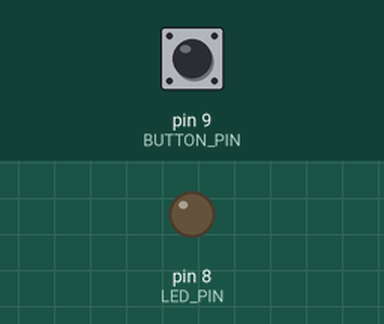
Simulated run of this sketch. Board: Arduino Uno, built with avr-gcc and run on an emulated ATmega328P. Shown: output pins drawn as LEDs (lit = HIGH). Inputs (shaded band) come from the test bench; at power-on: pin 9 (BUTTON_PIN) HIGH.

Above: at 0.8 s.
0.9 s: pin 9 (BUTTON_PIN) pulled LOW for 0.15 s
At 1.4 s:
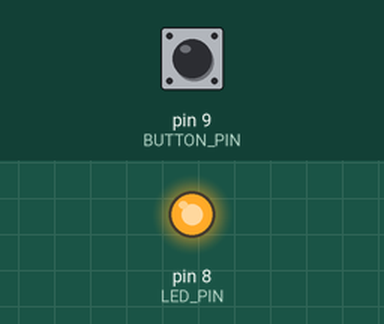
2.5 s: pin 9 (BUTTON_PIN) pulled LOW for 1 s
At 3.9 s:
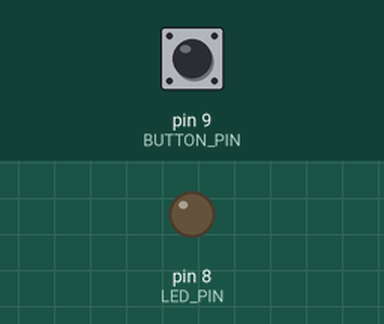
5.0 s: pin 9 (BUTTON_PIN) pulled LOW for 3.2 s
At 5.7 s:
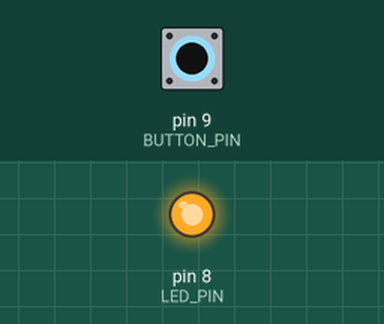
Timing chart, 0 to 8.0 s (numbered marks = the images above; inputs shaded):
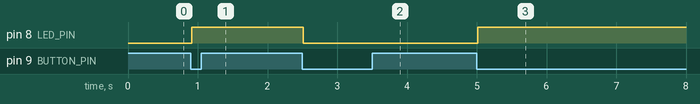

The sketch:

anti_bounce.ino
```cpp
#include <avr/io.h>
#include <util/delay.h>

#define LED_PIN    PB0  // Светодиод (ножка 5)
#define BUTTON_PIN PB1  // Кнопка (ножка 6)

int main(void) {
    // Настройка портов
    DDRB |= (1 << LED_PIN);     // PB0 на выход
    DDRB &= ~(1 << BUTTON_PIN); // PB1 на вход
    PORTB |= (1 << BUTTON_PIN); // Включаем внутреннюю подтяжку PULL-UP

    uint8_t history = 0xFF;     // История состояний (по умолчанию 1 — кнопка отжата)
    uint8_t button_pressed = 0; // Флаг зафиксированного нажатия

    while (1) {
        // 1. Сдвигаем историю влево и записываем текущее состояние пина в младший бит
        // (1 — кнопка отжата, 0 — занулена на GND)
        history = (history << 1) | ((PINB >> BUTTON_PIN) & 0x01);

        // 2. Если 8 считываний подряд дали 0 (0x00) — кнопка гарантированно нажата
        if (history == 0x00) {
            if (!button_pressed) {
                PORTB ^= (1 << LED_PIN); // Тогглим светодиод по одиночному клику
                button_pressed = 1;      // Взводим флаг, чтобы не переключать по удерживанию
            }
        }
        // 3. Если 8 считываний подряд дали 1 (0xFF) — кнопка гарантированно отпущена
        else if (history == 0xFF) {
            button_pressed = 0;          // Сбрасываем флаг, готовы к следующему клику
        }

        // КРИТИЧЕСКИ ВАЖНО:
        // Пауза 2 мс * 8 бит = окно фильтрации 16 мс.
        // Без этой задержки 8 бит забиваются за несколько микросекунд!
        _delay_ms(2);
    }

    return 0;
}
```

Measured:
- after the input at 0.9 s, pin 8 (LED_PIN): LOW → HIGH at once
- after the input at 2.5 s, pin 8 (LED_PIN): HIGH → LOW at once
- after the input at 5.0 s, pin 8 (LED_PIN): LOW → HIGH at once
